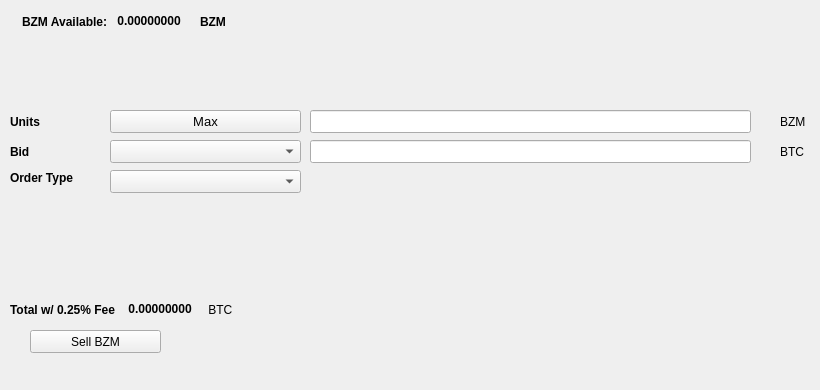
   <widget class="QWidget" name="SellTab">
    <attribute name="title">
     <string>Sell</string>
    </attribute>
    <widget class="QLabel" name="label_16">
     <property name="geometry">
      <rect>
       <x>780</x>
       <y>140</y>
       <width>31</width>
       <height>23</height>
      </rect>
     </property>
     <property name="text">
      <string>BTC</string>
     </property>
    </widget>
    <widget class="QComboBox" name="SellBidcomboBox">
     <property name="geometry">
      <rect>
       <x>110</x>
       <y>140</y>
       <width>191</width>
       <height>23</height>
      </rect>
     </property>
     <property name="font">
      <font>
       <pointsize>10</pointsize>
      </font>
     </property>
    </widget>
    <widget class="QLabel" name="label_18">
     <property name="geometry">
      <rect>
       <x>10</x>
       <y>110</y>
       <width>46</width>
       <height>23</height>
      </rect>
     </property>
     <property name="font">
      <font>
       <weight>75</weight>
       <bold>true</bold>
      </font>
     </property>
     <property name="text">
      <string>Units</string>
     </property>
    </widget>
    <widget class="QPushButton" name="Sell_Max_Amount">
     <property name="geometry">
      <rect>
       <x>110</x>
       <y>110</y>
       <width>191</width>
       <height>23</height>
      </rect>
     </property>
     <property name="font">
      <font>
       <pointsize>10</pointsize>
      </font>
     </property>
     <property name="text">
      <string>Max</string>
     </property>
    </widget>
    <widget class="QLabel" name="label_20">
     <property name="geometry">
      <rect>
       <x>10</x>
       <y>170</y>
       <width>91</width>
       <height>16</height>
      </rect>
     </property>
     <property name="font">
      <font>
       <weight>75</weight>
       <bold>true</bold>
      </font>
     </property>
     <property name="text">
      <string>Order Type</string>
     </property>
    </widget>
    <widget class="QComboBox" name="SellOrdertypeCombo">
     <property name="geometry">
      <rect>
       <x>110</x>
       <y>170</y>
       <width>191</width>
       <height>23</height>
      </rect>
     </property>
     <property name="font">
      <font>
       <pointsize>10</pointsize>
      </font>
     </property>
    </widget>
    <widget class="QLabel" name="label_21">
     <property name="geometry">
      <rect>
       <x>10</x>
       <y>140</y>
       <width>46</width>
       <height>23</height>
      </rect>
     </property>
     <property name="font">
      <font>
       <weight>75</weight>
       <bold>true</bold>
      </font>
     </property>
     <property name="text">
      <string>Bid</string>
     </property>
    </widget>
    <widget class="QLabel" name="label_22">
     <property name="geometry">
      <rect>
       <x>780</x>
       <y>110</y>
       <width>31</width>
       <height>23</height>
      </rect>
     </property>
     <property name="text">
      <string>BZM</string>
     </property>
    </widget>
    <widget class="QLineEdit" name="UnitsInputBZM">
     <property name="geometry">
      <rect>
       <x>310</x>
       <y>110</y>
       <width>441</width>
       <height>23</height>
      </rect>
     </property>
     <property name="font">
      <font>
       <pointsize>9</pointsize>
       <weight>75</weight>
       <bold>true</bold>
      </font>
     </property>
    </widget>
    <widget class="QLineEdit" name="SellBidPriceEdit">
     <property name="geometry">
      <rect>
       <x>310</x>
       <y>140</y>
       <width>441</width>
       <height>23</height>
      </rect>
     </property>
     <property name="font">
      <font>
       <pointsize>9</pointsize>
       <weight>75</weight>
       <bold>true</bold>
      </font>
     </property>
    </widget>
    <widget class="QPushButton" name="SellBZMBTN">
     <property name="geometry">
      <rect>
       <x>30</x>
       <y>330</y>
       <width>131</width>
       <height>23</height>
      </rect>
     </property>
     <property name="text">
      <string>Sell BZM</string>
     </property>
     <property name="icon">
      <iconset resource="../blazarium">
       <normaloff>:/icons/bitcoin</normaloff>:/icons/bitcoin</iconset>
     </property>
    </widget>
    <widget class="QWidget" name="layoutWidget3">
     <property name="geometry">
      <rect>
       <x>22</x>
       <y>12</y>
       <width>258</width>
       <height>19</height>
      </rect>
     </property>
     <layout class="QHBoxLayout" name="horizontalLayout">
      <item>
       <widget class="QLabel" name="label232_2">
        <property name="font">
         <font>
          <weight>75</weight>
          <bold>true</bold>
         </font>
        </property>
        <property name="text">
         <string>BZM Available:</string>
        </property>
       </widget>
      </item>
      <item>
       <widget class="QLabel" name="BZMAvailableLabel">
        <property name="palette">
         <palette>
          <active>
           <colorrole role="WindowText">
            <brush brushstyle="SolidPattern">
             <color alpha="255">
              <red>0</red>
              <green>0</green>
              <blue>0</blue>
             </color>
            </brush>
           </colorrole>
           <colorrole role="Button">
            <brush brushstyle="SolidPattern">
             <color alpha="255">
              <red>0</red>
              <green>170</green>
              <blue>0</blue>
             </color>
            </brush>
           </colorrole>
           <colorrole role="Light">
            <brush brushstyle="SolidPattern">
             <color alpha="255">
              <red>0</red>
              <green>255</green>
              <blue>0</blue>
             </color>
            </brush>
           </colorrole>
           <colorrole role="Midlight">
            <brush brushstyle="SolidPattern">
             <color alpha="255">
              <red>0</red>
              <green>212</green>
              <blue>0</blue>
             </color>
            </brush>
           </colorrole>
           <colorrole role="Dark">
            <brush brushstyle="SolidPattern">
             <color alpha="255">
              <red>0</red>
              <green>85</green>
              <blue>0</blue>
             </color>
            </brush>
           </colorrole>
           <colorrole role="Mid">
            <brush brushstyle="SolidPattern">
             <color alpha="255">
              <red>0</red>
              <green>113</green>
              <blue>0</blue>
             </color>
            </brush>
           </colorrole>
           <colorrole role="Text">
            <brush brushstyle="SolidPattern">
             <color alpha="255">
              <red>0</red>
              <green>170</green>
              <blue>0</blue>
             </color>
            </brush>
           </colorrole>
           <colorrole role="BrightText">
            <brush brushstyle="SolidPattern">
             <color alpha="255">
              <red>255</red>
              <green>255</green>
              <blue>255</blue>
             </color>
            </brush>
           </colorrole>
           <colorrole role="ButtonText">
            <brush brushstyle="SolidPattern">
             <color alpha="255">
              <red>0</red>
              <green>0</green>
              <blue>0</blue>
             </color>
            </brush>
           </colorrole>
           <colorrole role="Base">
            <brush brushstyle="SolidPattern">
             <color alpha="255">
              <red>255</red>
              <green>255</green>
              <blue>255</blue>
             </color>
            </brush>
           </colorrole>
           <colorrole role="Window">
            <brush brushstyle="SolidPattern">
             <color alpha="255">
              <red>0</red>
              <green>170</green>
              <blue>0</blue>
             </color>
            </brush>
           </colorrole>
           <colorrole role="Shadow">
            <brush brushstyle="SolidPattern">
             <color alpha="255">
              <red>0</red>
              <green>0</green>
              <blue>0</blue>
             </color>
            </brush>
           </colorrole>
           <colorrole role="AlternateBase">
            <brush brushstyle="SolidPattern">
             <color alpha="255">
              <red>127</red>
              <green>212</green>
              <blue>127</blue>
             </color>
            </brush>
           </colorrole>
           <colorrole role="ToolTipBase">
            <brush brushstyle="SolidPattern">
             <color alpha="255">
              <red>255</red>
              <green>255</green>
              <blue>220</blue>
             </color>
            </brush>
           </colorrole>
           <colorrole role="ToolTipText">
            <brush brushstyle="SolidPattern">
             <color alpha="255">
              <red>0</red>
              <green>0</green>
              <blue>0</blue>
             </color>
            </brush>
           </colorrole>
          </active>
          <inactive>
           <colorrole role="WindowText">
            <brush brushstyle="SolidPattern">
             <color alpha="255">
              <red>0</red>
              <green>0</green>
              <blue>0</blue>
             </color>
            </brush>
           </colorrole>
           <colorrole role="Button">
            <brush brushstyle="SolidPattern">
             <color alpha="255">
              <red>0</red>
              <green>170</green>
              <blue>0</blue>
             </color>
            </brush>
           </colorrole>
           <colorrole role="Light">
            <brush brushstyle="SolidPattern">
             <color alpha="255">
              <red>0</red>
              <green>255</green>
              <blue>0</blue>
             </color>
            </brush>
           </colorrole>
           <colorrole role="Midlight">
            <brush brushstyle="SolidPattern">
             <color alpha="255">
              <red>0</red>
              <green>212</green>
              <blue>0</blue>
             </color>
            </brush>
           </colorrole>
           <colorrole role="Dark">
            <brush brushstyle="SolidPattern">
             <color alpha="255">
              <red>0</red>
              <green>85</green>
              <blue>0</blue>
             </color>
            </brush>
           </colorrole>
           <colorrole role="Mid">
            <brush brushstyle="SolidPattern">
             <color alpha="255">
              <red>0</red>
              <green>113</green>
              <blue>0</blue>
             </color>
            </brush>
           </colorrole>
           <colorrole role="Text">
            <brush brushstyle="SolidPattern">
             <color alpha="255">
              <red>0</red>
              <green>170</green>
              <blue>0</blue>
             </color>
            </brush>
           </colorrole>
           <colorrole role="BrightText">
            <brush brushstyle="SolidPattern">
             <color alpha="255">
              <red>255</red>
              <green>255</green>
              <blue>255</blue>
             </color>
            </brush>
           </colorrole>
           <colorrole role="ButtonText">
            <brush brushstyle="SolidPattern">
             <color alpha="255">
              <red>0</red>
              <green>0</green>
              <blue>0</blue>
             </color>
            </brush>
           </colorrole>
           <colorrole role="Base">
            <brush brushstyle="SolidPattern">
             <color alpha="255">
              <red>255</red>
              <green>255</green>
              <blue>255</blue>
             </color>
            </brush>
           </colorrole>
           <colorrole role="Window">
            <brush brushstyle="SolidPattern">
             <color alpha="255">
              <red>0</red>
              <green>170</green>
              <blue>0</blue>
             </color>
            </brush>
           </colorrole>
           <colorrole role="Shadow">
            <brush brushstyle="SolidPattern">
             <color alpha="255">
              <red>0</red>
              <green>0</green>
              <blue>0</blue>
             </color>
            </brush>
           </colorrole>
           <colorrole role="AlternateBase">
            <brush brushstyle="SolidPattern">
             <color alpha="255">
              <red>127</red>
              <green>212</green>
              <blue>127</blue>
             </color>
            </brush>
           </colorrole>
           <colorrole role="ToolTipBase">
            <brush brushstyle="SolidPattern">
             <color alpha="255">
              <red>255</red>
              <green>255</green>
              <blue>220</blue>
             </color>
            </brush>
           </colorrole>
           <colorrole role="ToolTipText">
            <brush brushstyle="SolidPattern">
             <color alpha="255">
              <red>0</red>
              <green>0</green>
              <blue>0</blue>
             </color>
            </brush>
           </colorrole>
          </inactive>
          <disabled>
           <colorrole role="WindowText">
            <brush brushstyle="SolidPattern">
             <color alpha="255">
              <red>0</red>
              <green>85</green>
              <blue>0</blue>
             </color>
            </brush>
           </colorrole>
           <colorrole role="Button">
            <brush brushstyle="SolidPattern">
             <color alpha="255">
              <red>0</red>
              <green>170</green>
              <blue>0</blue>
             </color>
            </brush>
           </colorrole>
           <colorrole role="Light">
            <brush brushstyle="SolidPattern">
             <color alpha="255">
              <red>0</red>
              <green>255</green>
              <blue>0</blue>
             </color>
            </brush>
           </colorrole>
           <colorrole role="Midlight">
            <brush brushstyle="SolidPattern">
             <color alpha="255">
              <red>0</red>
              <green>212</green>
              <blue>0</blue>
             </color>
            </brush>
           </colorrole>
           <colorrole role="Dark">
            <brush brushstyle="SolidPattern">
             <color alpha="255">
              <red>0</red>
              <green>85</green>
              <blue>0</blue>
             </color>
            </brush>
           </colorrole>
           <colorrole role="Mid">
            <brush brushstyle="SolidPattern">
             <color alpha="255">
              <red>0</red>
              <green>113</green>
              <blue>0</blue>
             </color>
            </brush>
           </colorrole>
           <colorrole role="Text">
            <brush brushstyle="SolidPattern">
             <color alpha="255">
              <red>0</red>
              <green>85</green>
              <blue>0</blue>
             </color>
            </brush>
           </colorrole>
           <colorrole role="BrightText">
            <brush brushstyle="SolidPattern">
             <color alpha="255">
              <red>255</red>
              <green>255</green>
              <blue>255</blue>
             </color>
            </brush>
           </colorrole>
           <colorrole role="ButtonText">
            <brush brushstyle="SolidPattern">
             <color alpha="255">
              <red>0</red>
              <green>85</green>
              <blue>0</blue>
             </color>
            </brush>
           </colorrole>
           <colorrole role="Base">
            <brush brushstyle="SolidPattern">
             <color alpha="255">
              <red>0</red>
              <green>170</green>
              <blue>0</blue>
             </color>
            </brush>
           </colorrole>
           <colorrole role="Window">
            <brush brushstyle="SolidPattern">
             <color alpha="255">
              <red>0</red>
              <green>170</green>
              <blue>0</blue>
             </color>
            </brush>
           </colorrole>
           <colorrole role="Shadow">
            <brush brushstyle="SolidPattern">
             <color alpha="255">
              <red>0</red>
              <green>0</green>
              <blue>0</blue>
             </color>
            </brush>
           </colorrole>
           <colorrole role="AlternateBase">
            <brush brushstyle="SolidPattern">
             <color alpha="255">
              <red>0</red>
              <green>170</green>
              <blue>0</blue>
             </color>
            </brush>
           </colorrole>
           <colorrole role="ToolTipBase">
            <brush brushstyle="SolidPattern">
             <color alpha="255">
              <red>255</red>
              <green>255</green>
              <blue>220</blue>
             </color>
            </brush>
           </colorrole>
           <colorrole role="ToolTipText">
            <brush brushstyle="SolidPattern">
             <color alpha="255">
              <red>0</red>
              <green>0</green>
              <blue>0</blue>
             </color>
            </brush>
           </colorrole>
          </disabled>
         </palette>
        </property>
        <property name="font">
         <font>
          <weight>75</weight>
          <bold>true</bold>
         </font>
        </property>
        <property name="text">
         <string> 0.00000000 </string>
        </property>
        <property name="textInteractionFlags">
         <set>Qt::LinksAccessibleByMouse|Qt::TextSelectableByKeyboard|Qt::TextSelectableByMouse</set>
        </property>
       </widget>
      </item>
      <item>
       <widget class="QLabel" name="labelBZM">
        <property name="font">
         <font>
          <weight>75</weight>
          <bold>true</bold>
         </font>
        </property>
        <property name="text">
         <string>BZM</string>
        </property>
       </widget>
      </item>
     </layout>
    </widget>
    <widget class="QWidget" name="layoutWidget">
     <property name="geometry">
      <rect>
       <x>10</x>
       <y>300</y>
       <width>268</width>
       <height>19</height>
      </rect>
     </property>
     <layout class="QHBoxLayout" name="horizontalLayout_2">
      <item>
       <widget class="QLabel" name="label_19">
        <property name="font">
         <font>
          <weight>75</weight>
          <bold>true</bold>
         </font>
        </property>
        <property name="text">
         <string>Total w/ 0.25% Fee </string>
        </property>
       </widget>
      </item>
      <item>
       <widget class="QLabel" name="SellCostLabel">
        <property name="palette">
         <palette>
          <active>
           <colorrole role="WindowText">
            <brush brushstyle="SolidPattern">
             <color alpha="255">
              <red>0</red>
              <green>0</green>
              <blue>0</blue>
             </color>
            </brush>
           </colorrole>
           <colorrole role="Button">
            <brush brushstyle="SolidPattern">
             <color alpha="255">
              <red>0</red>
              <green>170</green>
              <blue>0</blue>
             </color>
            </brush>
           </colorrole>
           <colorrole role="Light">
            <brush brushstyle="SolidPattern">
             <color alpha="255">
              <red>0</red>
              <green>255</green>
              <blue>0</blue>
             </color>
            </brush>
           </colorrole>
           <colorrole role="Midlight">
            <brush brushstyle="SolidPattern">
             <color alpha="255">
              <red>0</red>
              <green>212</green>
              <blue>0</blue>
             </color>
            </brush>
           </colorrole>
           <colorrole role="Dark">
            <brush brushstyle="SolidPattern">
             <color alpha="255">
              <red>0</red>
              <green>85</green>
              <blue>0</blue>
             </color>
            </brush>
           </colorrole>
           <colorrole role="Mid">
            <brush brushstyle="SolidPattern">
             <color alpha="255">
              <red>0</red>
              <green>113</green>
              <blue>0</blue>
             </color>
            </brush>
           </colorrole>
           <colorrole role="Text">
            <brush brushstyle="SolidPattern">
             <color alpha="255">
              <red>0</red>
              <green>170</green>
              <blue>0</blue>
             </color>
            </brush>
           </colorrole>
           <colorrole role="BrightText">
            <brush brushstyle="SolidPattern">
             <color alpha="255">
              <red>255</red>
              <green>255</green>
              <blue>255</blue>
             </color>
            </brush>
           </colorrole>
           <colorrole role="ButtonText">
            <brush brushstyle="SolidPattern">
             <color alpha="255">
              <red>0</red>
              <green>0</green>
              <blue>0</blue>
             </color>
            </brush>
           </colorrole>
           <colorrole role="Base">
            <brush brushstyle="SolidPattern">
             <color alpha="255">
              <red>255</red>
              <green>255</green>
              <blue>255</blue>
             </color>
            </brush>
           </colorrole>
           <colorrole role="Window">
            <brush brushstyle="SolidPattern">
             <color alpha="255">
              <red>0</red>
              <green>170</green>
              <blue>0</blue>
             </color>
            </brush>
           </colorrole>
           <colorrole role="Shadow">
            <brush brushstyle="SolidPattern">
             <color alpha="255">
              <red>0</red>
              <green>0</green>
              <blue>0</blue>
             </color>
            </brush>
           </colorrole>
           <colorrole role="AlternateBase">
            <brush brushstyle="SolidPattern">
             <color alpha="255">
              <red>127</red>
              <green>212</green>
              <blue>127</blue>
             </color>
            </brush>
           </colorrole>
           <colorrole role="ToolTipBase">
            <brush brushstyle="SolidPattern">
             <color alpha="255">
              <red>255</red>
              <green>255</green>
              <blue>220</blue>
             </color>
            </brush>
           </colorrole>
           <colorrole role="ToolTipText">
            <brush brushstyle="SolidPattern">
             <color alpha="255">
              <red>0</red>
              <green>0</green>
              <blue>0</blue>
             </color>
            </brush>
           </colorrole>
          </active>
          <inactive>
           <colorrole role="WindowText">
            <brush brushstyle="SolidPattern">
             <color alpha="255">
              <red>0</red>
              <green>0</green>
              <blue>0</blue>
             </color>
            </brush>
           </colorrole>
           <colorrole role="Button">
            <brush brushstyle="SolidPattern">
             <color alpha="255">
              <red>0</red>
              <green>170</green>
              <blue>0</blue>
             </color>
            </brush>
           </colorrole>
           <colorrole role="Light">
            <brush brushstyle="SolidPattern">
             <color alpha="255">
              <red>0</red>
              <green>255</green>
              <blue>0</blue>
             </color>
            </brush>
           </colorrole>
           <colorrole role="Midlight">
            <brush brushstyle="SolidPattern">
             <color alpha="255">
              <red>0</red>
              <green>212</green>
              <blue>0</blue>
             </color>
            </brush>
           </colorrole>
           <colorrole role="Dark">
            <brush brushstyle="SolidPattern">
             <color alpha="255">
              <red>0</red>
              <green>85</green>
              <blue>0</blue>
             </color>
            </brush>
           </colorrole>
           <colorrole role="Mid">
            <brush brushstyle="SolidPattern">
             <color alpha="255">
              <red>0</red>
              <green>113</green>
              <blue>0</blue>
             </color>
            </brush>
           </colorrole>
           <colorrole role="Text">
            <brush brushstyle="SolidPattern">
             <color alpha="255">
              <red>0</red>
              <green>170</green>
              <blue>0</blue>
             </color>
            </brush>
           </colorrole>
           <colorrole role="BrightText">
            <brush brushstyle="SolidPattern">
             <color alpha="255">
              <red>255</red>
              <green>255</green>
              <blue>255</blue>
             </color>
            </brush>
           </colorrole>
           <colorrole role="ButtonText">
            <brush brushstyle="SolidPattern">
             <color alpha="255">
              <red>0</red>
              <green>0</green>
              <blue>0</blue>
             </color>
            </brush>
           </colorrole>
           <colorrole role="Base">
            <brush brushstyle="SolidPattern">
             <color alpha="255">
              <red>255</red>
              <green>255</green>
              <blue>255</blue>
             </color>
            </brush>
           </colorrole>
           <colorrole role="Window">
            <brush brushstyle="SolidPattern">
             <color alpha="255">
              <red>0</red>
              <green>170</green>
              <blue>0</blue>
             </color>
            </brush>
           </colorrole>
           <colorrole role="Shadow">
            <brush brushstyle="SolidPattern">
             <color alpha="255">
              <red>0</red>
              <green>0</green>
              <blue>0</blue>
             </color>
            </brush>
           </colorrole>
           <colorrole role="AlternateBase">
            <brush brushstyle="SolidPattern">
             <color alpha="255">
              <red>127</red>
              <green>212</green>
              <blue>127</blue>
             </color>
            </brush>
           </colorrole>
           <colorrole role="ToolTipBase">
            <brush brushstyle="SolidPattern">
             <color alpha="255">
              <red>255</red>
              <green>255</green>
              <blue>220</blue>
             </color>
            </brush>
           </colorrole>
           <colorrole role="ToolTipText">
            <brush brushstyle="SolidPattern">
             <color alpha="255">
              <red>0</red>
              <green>0</green>
              <blue>0</blue>
             </color>
            </brush>
           </colorrole>
          </inactive>
          <disabled>
           <colorrole role="WindowText">
            <brush brushstyle="SolidPattern">
             <color alpha="255">
              <red>0</red>
              <green>85</green>
              <blue>0</blue>
             </color>
            </brush>
           </colorrole>
           <colorrole role="Button">
            <brush brushstyle="SolidPattern">
             <color alpha="255">
              <red>0</red>
              <green>170</green>
              <blue>0</blue>
             </color>
            </brush>
           </colorrole>
           <colorrole role="Light">
            <brush brushstyle="SolidPattern">
             <color alpha="255">
              <red>0</red>
              <green>255</green>
              <blue>0</blue>
             </color>
            </brush>
           </colorrole>
           <colorrole role="Midlight">
            <brush brushstyle="SolidPattern">
             <color alpha="255">
              <red>0</red>
              <green>212</green>
              <blue>0</blue>
             </color>
            </brush>
           </colorrole>
           <colorrole role="Dark">
            <brush brushstyle="SolidPattern">
             <color alpha="255">
              <red>0</red>
              <green>85</green>
              <blue>0</blue>
             </color>
            </brush>
           </colorrole>
           <colorrole role="Mid">
            <brush brushstyle="SolidPattern">
             <color alpha="255">
              <red>0</red>
              <green>113</green>
              <blue>0</blue>
             </color>
            </brush>
           </colorrole>
           <colorrole role="Text">
            <brush brushstyle="SolidPattern">
             <color alpha="255">
              <red>0</red>
              <green>85</green>
              <blue>0</blue>
             </color>
            </brush>
           </colorrole>
           <colorrole role="BrightText">
            <brush brushstyle="SolidPattern">
             <color alpha="255">
              <red>255</red>
              <green>255</green>
              <blue>255</blue>
             </color>
            </brush>
           </colorrole>
           <colorrole role="ButtonText">
            <brush brushstyle="SolidPattern">
             <color alpha="255">
              <red>0</red>
              <green>85</green>
              <blue>0</blue>
             </color>
            </brush>
           </colorrole>
           <colorrole role="Base">
            <brush brushstyle="SolidPattern">
             <color alpha="255">
              <red>0</red>
              <green>170</green>
              <blue>0</blue>
             </color>
            </brush>
           </colorrole>
           <colorrole role="Window">
            <brush brushstyle="SolidPattern">
             <color alpha="255">
              <red>0</red>
              <green>170</green>
              <blue>0</blue>
             </color>
            </brush>
           </colorrole>
           <colorrole role="Shadow">
            <brush brushstyle="SolidPattern">
             <color alpha="255">
              <red>0</red>
              <green>0</green>
              <blue>0</blue>
             </color>
            </brush>
           </colorrole>
           <colorrole role="AlternateBase">
            <brush brushstyle="SolidPattern">
             <color alpha="255">
              <red>0</red>
              <green>170</green>
              <blue>0</blue>
             </color>
            </brush>
           </colorrole>
           <colorrole role="ToolTipBase">
            <brush brushstyle="SolidPattern">
             <color alpha="255">
              <red>255</red>
              <green>255</green>
              <blue>220</blue>
             </color>
            </brush>
           </colorrole>
           <colorrole role="ToolTipText">
            <brush brushstyle="SolidPattern">
             <color alpha="255">
              <red>0</red>
              <green>0</green>
              <blue>0</blue>
             </color>
            </brush>
           </colorrole>
          </disabled>
         </palette>
        </property>
        <property name="font">
         <font>
          <weight>75</weight>
          <bold>true</bold>
         </font>
        </property>
        <property name="autoFillBackground">
         <bool>false</bool>
        </property>
        <property name="text">
         <string> 0.00000000</string>
        </property>
        <property name="textInteractionFlags">
         <set>Qt::LinksAccessibleByMouse|Qt::TextSelectableByMouse</set>
        </property>
       </widget>
      </item>
      <item>
       <widget class="QLabel" name="label_17">
        <property name="font">
         <font>
          <weight>50</weight>
          <bold>false</bold>
         </font>
        </property>
        <property name="text">
         <string> BTC</string>
        </property>
       </widget>
      </item>
     </layout>
    </widget>
    <widget class="QLabel" name="label_23">
     <property name="geometry">
      <rect>
       <x>460</x>
       <y>300</y>
       <width>281</width>
       <height>81</height>
      </rect>
     </property>
     <property name="text">
      <string/>
     </property>
     <property name="pixmap">
      <pixmap>:/images/bittrex</pixmap>
     </property>
    </widget>
   </widget>
